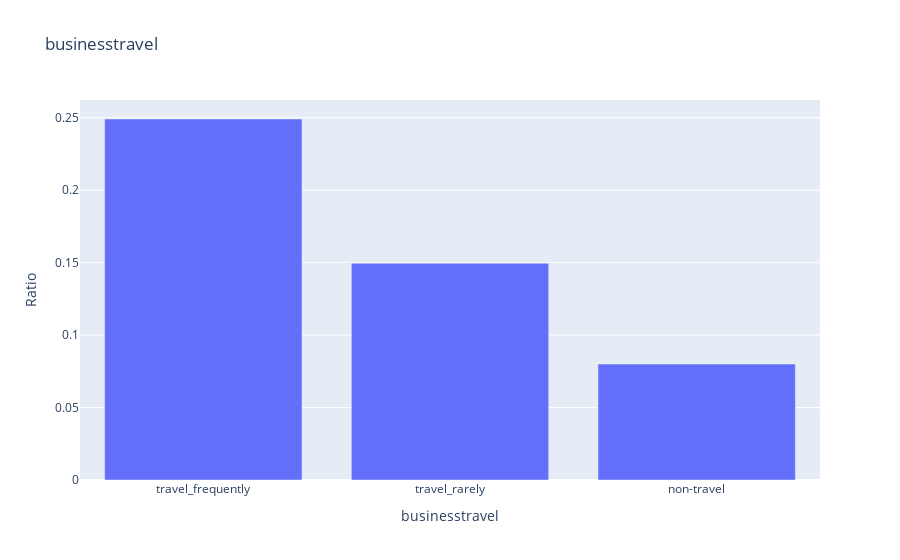
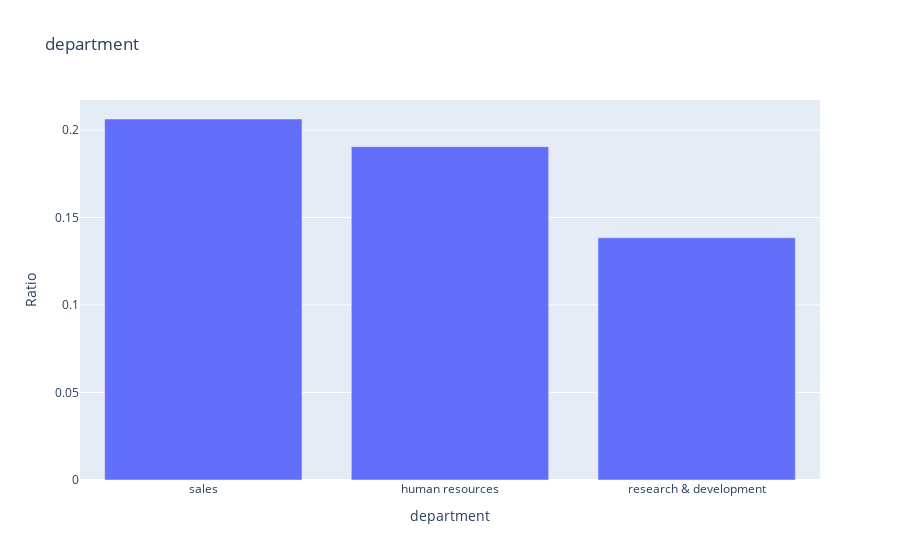
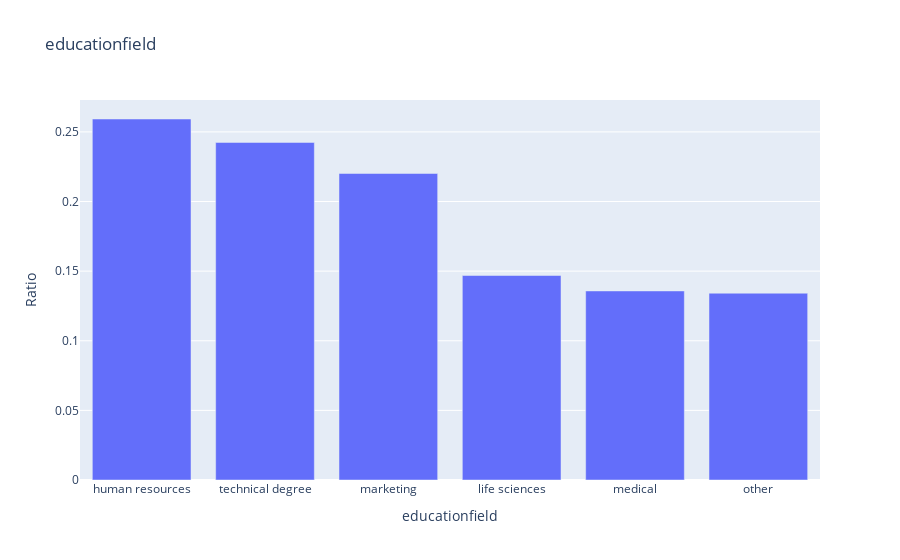
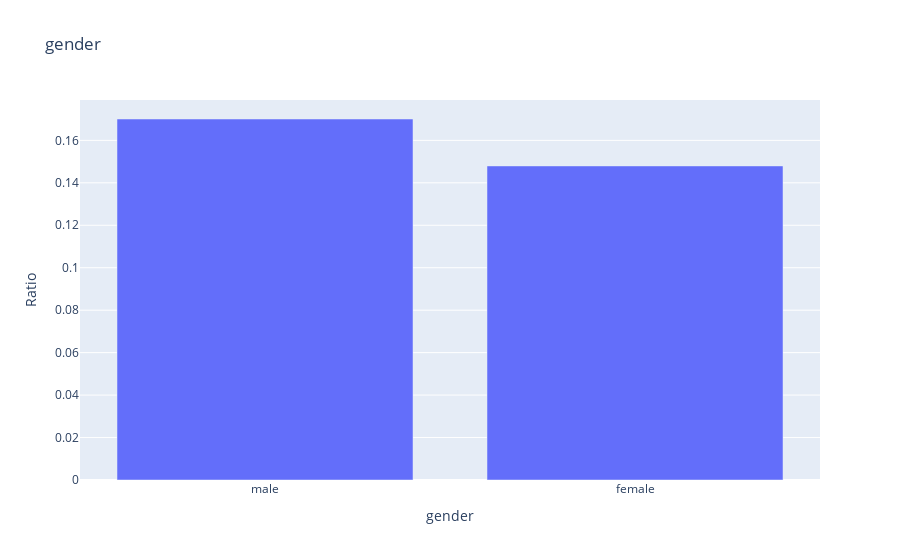

The cell these charts' notebook holds for them, in order:
### Code cell
for i in cat_col.columns:
    cross_tab = pd.crosstab(df[i],df['attrition'])
    cross_tab['Ratio'] = cross_tab['yes']/(cross_tab['yes']+cross_tab['no'])
    cross_tab = cross_tab.sort_values(by='Ratio',ascending=False)
    fig = px.bar(cross_tab, x = cross_tab.index,y = 'Ratio',
                 title=i)
    fig.show()

### Figure 1 — Plotly figure (JSON) as saved in the notebook; plotly's stock layout.template omitted (floating-point values rounded to 4 significant figures)
{"data": [{"hovertemplate": "businesstravel=%{x}<br>Ratio=%{y}<extra></extra>", "legendgroup": "", "marker": {"color": "#636efa", "pattern": {"shape": ""}}, "name": "", "orientation": "v", "showlegend": false, "textposition": "auto", "type": "bar", "x": ["travel_frequently", "travel_rarely", "non-travel"], "xaxis": "x", "y": [0.2491, 0.1496, 0.08], "yaxis": "y"}], "layout": {"barmode": "relative", "legend": {"tracegroupgap": 0}, "title": {"text": "businesstravel"}, "xaxis": {"anchor": "y", "domain": [0, 1], "title": {"text": "businesstravel"}}, "yaxis": {"anchor": "x", "domain": [0, 1], "title": {"text": "Ratio"}}}}

### Figure 2 — Plotly figure (JSON) as saved in the notebook; plotly's stock layout.template omitted (floating-point values rounded to 4 significant figures)
{"data": [{"hovertemplate": "department=%{x}<br>Ratio=%{y}<extra></extra>", "legendgroup": "", "marker": {"color": "#636efa", "pattern": {"shape": ""}}, "name": "", "orientation": "v", "showlegend": false, "textposition": "auto", "type": "bar", "x": ["sales", "human resources", "research & development"], "xaxis": "x", "y": [0.2063, 0.1905, 0.1384], "yaxis": "y"}], "layout": {"barmode": "relative", "legend": {"tracegroupgap": 0}, "title": {"text": "department"}, "xaxis": {"anchor": "y", "domain": [0, 1], "title": {"text": "department"}}, "yaxis": {"anchor": "x", "domain": [0, 1], "title": {"text": "Ratio"}}}}

### Figure 3 — Plotly figure (JSON) as saved in the notebook; plotly's stock layout.template omitted (floating-point values rounded to 4 significant figures)
{"data": [{"hovertemplate": "educationfield=%{x}<br>Ratio=%{y}<extra></extra>", "legendgroup": "", "marker": {"color": "#636efa", "pattern": {"shape": ""}}, "name": "", "orientation": "v", "showlegend": false, "textposition": "auto", "type": "bar", "x": ["human resources", "technical degree", "marketing", "life sciences", "medical", "other"], "xaxis": "x", "y": [0.2593, 0.2424, 0.2201, 0.1469, 0.1358, 0.1341], "yaxis": "y"}], "layout": {"barmode": "relative", "legend": {"tracegroupgap": 0}, "title": {"text": "educationfield"}, "xaxis": {"anchor": "y", "domain": [0, 1], "title": {"text": "educationfield"}}, "yaxis": {"anchor": "x", "domain": [0, 1], "title": {"text": "Ratio"}}}}

### Figure 4 — Plotly figure (JSON) as saved in the notebook; plotly's stock layout.template omitted (floating-point values rounded to 4 significant figures)
{"data": [{"hovertemplate": "gender=%{x}<br>Ratio=%{y}<extra></extra>", "legendgroup": "", "marker": {"color": "#636efa", "pattern": {"shape": ""}}, "name": "", "orientation": "v", "showlegend": false, "textposition": "auto", "type": "bar", "x": ["male", "female"], "xaxis": "x", "y": [0.1701, 0.148], "yaxis": "y"}], "layout": {"barmode": "relative", "legend": {"tracegroupgap": 0}, "title": {"text": "gender"}, "xaxis": {"anchor": "y", "domain": [0, 1], "title": {"text": "gender"}}, "yaxis": {"anchor": "x", "domain": [0, 1], "title": {"text": "Ratio"}}}}
